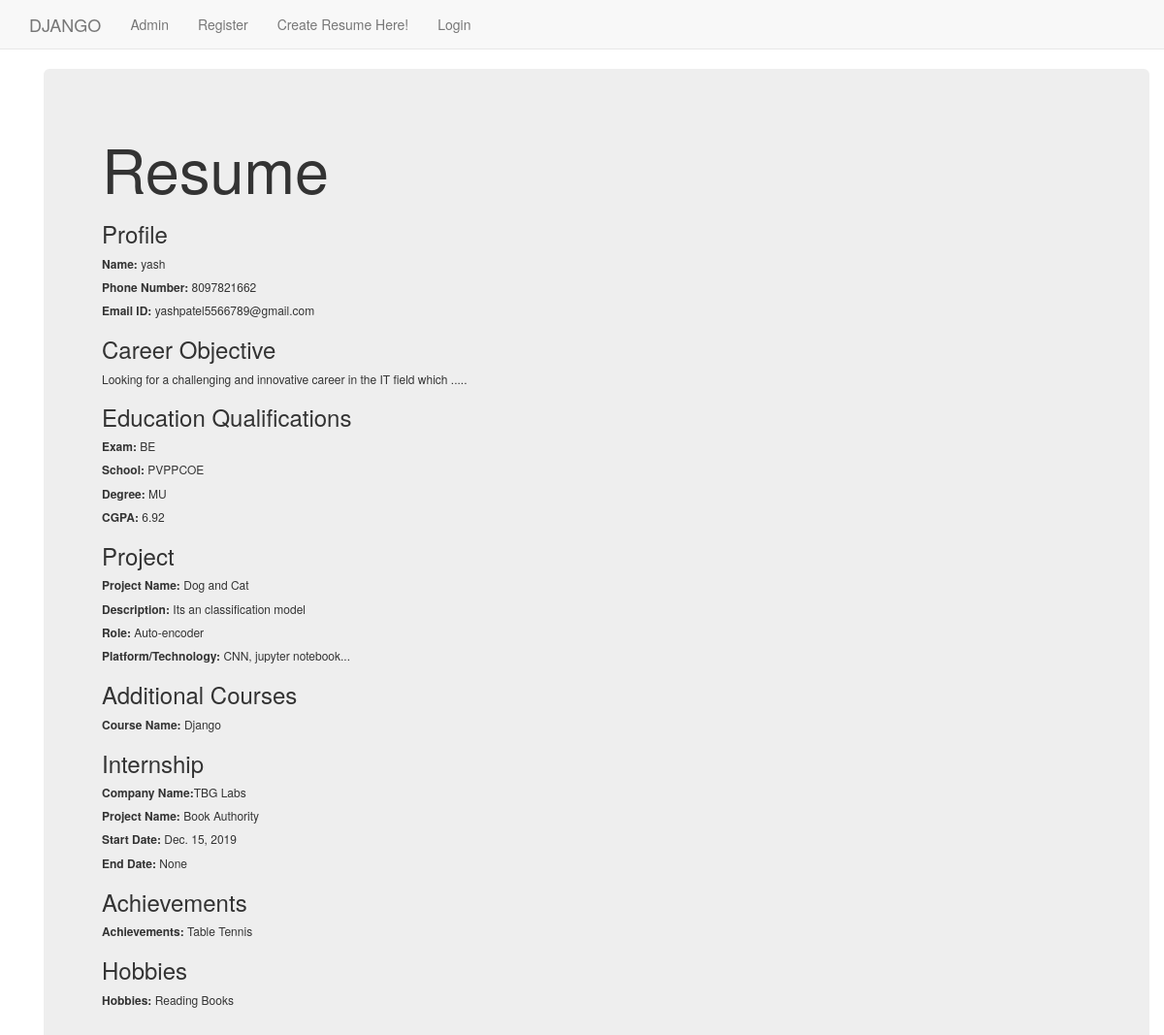
/dappx/resume/, run on the app's committed database.
### dappx/models.py (models this page shows, shortened)
class Profile(models.Model):
    user = models.OneToOneField(User, on_delete=models.CASCADE)
    name = models.CharField(max_length=255, blank=True)
    phone_number = models.CharField(max_length=255, blank=True)
    email = models.EmailField(max_length=255, blank=True)

class Career(models.Model):
    resume = models.ForeignKey(Resume, on_delete=models.CASCADE, blank=True)
    career = models.CharField(max_length=5000, blank=True)

class Education(models.Model):
    resume = models.ForeignKey(Resume, on_delete=models.CASCADE, blank=True)
    exam = models.CharField(max_length=255, blank=True)
    school = models.CharField(max_length=255, blank=True)
    degree = models.CharField(max_length=255, blank=True)
    cgpa = models.FloatField(null=True, blank=True)
    class Meta:
        verbose_name_plural = "Education"

class Project(models.Model):
    resume = models.ForeignKey(Resume, on_delete=models.CASCADE, blank=True)
    project_name = models.CharField(max_length=255, blank=True)
    description = models.CharField(max_length=5000, blank=True)
    role = models.CharField(max_length=255, blank=True)
    platform = models.CharField(max_length=255, blank=True)

class Additional_courses(models.Model):
    resume = models.ForeignKey(Resume, on_delete=models.CASCADE, blank=True)
    course_name = models.CharField(max_length=5000, blank=True)

class Internship(models.Model):
    resume = models.ForeignKey(Resume, on_delete=models.CASCADE, blank=True)
    company_name = models.CharField(max_length=255, blank=True)
    project_name = models.CharField(max_length=255, blank=True)
    start_date = models.DateField(null=True, blank=True)
    end_date = models.DateField(null=True, blank=True)

class Achievement(models.Model):
    resume = models.ForeignKey(Resume, on_delete=models.CASCADE, blank=True)
    achievement = models.CharField(max_length=5000, blank=True, null=True)

class Hobbies(models.Model):
    resume = models.ForeignKey(Resume, on_delete=models.CASCADE, blank=True)
    hobbies = models.CharField(max_length=5000, blank=True)

### dappx/views.py (the view)
class ResumeView(ListView):
    context_object_name = 'resume'
    template_name = 'dappx/resume.html'
    queryset = Profile.objects.all()
    def get_context_data(self, **kwargs):
        context = super(ResumeView, self).get_context_data(**kwargs)
        context['educations'] = Education.objects.all()
        context['careers'] = Career.objects.all()
        context['projects'] = Project.objects.all()
        context['additionals'] = Additional_courses.objects.all()
        context['internships'] = Internship.objects.all()
        context['achievements'] = Achievement.objects.all()
        context['hobbies'] = Hobbies.objects.all()
        context['profiles'] = self.queryset
        return context

### templates/dappx/resume.html
{% extends "dappx/base.html" %}
{% load static %}
{% block body_block %}
<div class="container">
    <div class="jumbotron">
        <h1>Resume</h1>
        <h3>Profile</h3>
        {% for profile in profiles %}
        <h6><b>Name:</b> {{ profile.name }}</h6>
        <h6><b>Phone Number:</b> {{ profile.phone_number }}</h6>
        <h6><b>Email ID:</b> {{ profile.email }}</h6>
        {% endfor %}
        <h3>Career Objective</h3>
        {% for career in careers %}
        <h6>{{ career.career }}</h6>
        {% endfor %}
        <h3>Education Qualifications</h3>
        {% for education in educations %}
        <h6><b>Exam:</b> {{ education.exam }}</h6>
        <h6><b>School:</b> {{ education.school }}</h6>
        <h6><b>Degree:</b> {{ education.degree }}</h6>
        <h6><b>CGPA:</b> {{ education.cgpa }}</h6>
        {% endfor %}
        <h3>Project</h3>
        {% for project in projects %}
        <h6><b>Project Name:</b> {{ project.project_name }}</h6>
        <h6><b>Description:</b> {{ project.description }}</h6>
        <h6><b>Role: </b>{{ project.role }}</h6>
        <h6><b>Platform/Technology:</b> {{ project.platform }}</h6>
        {% endfor %}
        <h3>Additional Courses</h3>
        {% for additional in additionals %}
        <h6><b>Course Name:</b> {{ additional.course_name }}</h6>
        {% endfor %}
        <h3>Internship</h3>
        {% for internship in internships %}
        <h6><b>Company Name:</b>{{ internship.company_name }}</h6>
        <h6><b>Project Name:</b> {{ internship.project_name }}</h6>
        <h6><b>Start Date: </b>{{ internship.start_date }}</h6>
        <h6><b>End Date:</b> {{ internship.end_date }}</h6>
        {% endfor %}
        <h3>Achievements</h3>
        {% for achievement in achievements %}
        <h6><b>Achievements:</b> {{ achievement.achievement }}</h6>
        {% endfor %}
        <h3>Hobbies</h3>
        {% for hobbies in hobbies %}
        <h6><b>Hobbies:</b> {{ hobbies.hobbies }}</h6>
        {% endfor %}
    </div>
</div>
{% endblock %}

### data on the page
Profile: name "yash", phone_number "8097821662", email "yashpatel5566789@gmail.com"
Career: career "Looking for a challenging and innovative career in the IT field which ....."
Education: exam "BE", school "PVPPCOE", degree "MU", cgpa "6.92"
Project: project_name "Dog and Cat", description "Its an classification model", role "Auto-encoder", platform "CNN, jupyter notebook..."
Additional_courses: course_name "Django"
Internship: company_name "TBG Labs", project_name "Book Authority", start_date "Dec. 15, 2019", end_date "None"
Achievement: achievement "Table Tennis"
Hobbies: hobbies "Reading Books"
